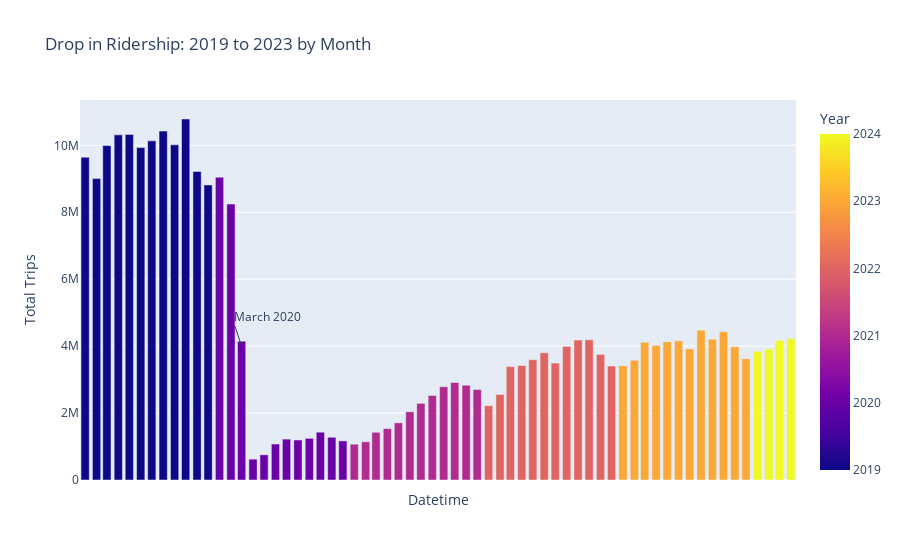

This figure's notebook cell:
### Code cell
# Visualization: Bart 2019-2023 by Month

month = px.bar(trips_month[trips_month['Year'] >= 2019], x = "Datetime",
             y='Trip Count',labels={"Trip Count" : "Total Trips", "index" : "Month"}, 
             title = "Drop in Ridership: 2019 to 2023 by Month", color = 'Year',
              )

month.update_xaxes(showticklabels=False)
month.add_annotation(
    x="2020-03-01", y = 4000000,
    text="March 2020",
    showarrow=True,
    xanchor="left")
month.show()
month.write_html("images/covid_drop.html")
month.write_image("images/covid_drop.png")
month.write_image("images/covid_drop.svg")
